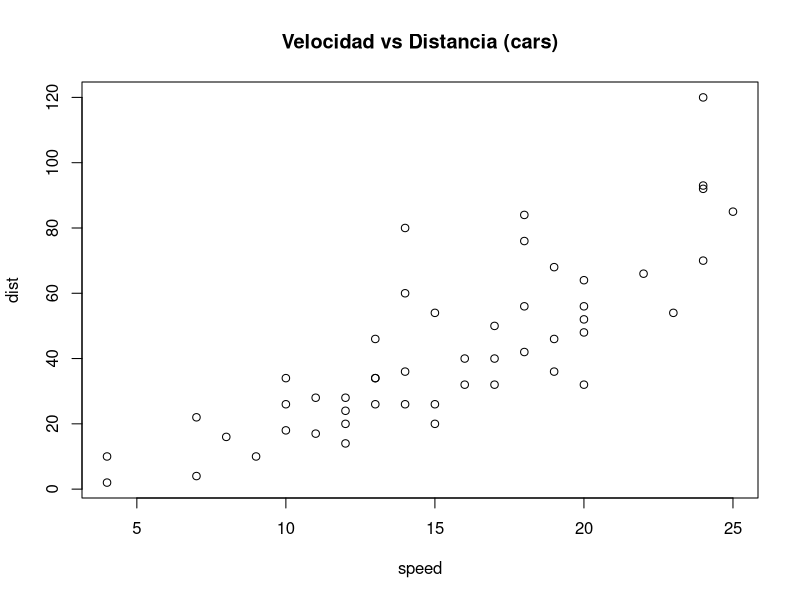

Generate this figure with R:
## ---- chunk 1
knitr::opts_chunk$set(echo = TRUE, message = FALSE, warning = FALSE)
## ---- chunk 2
summary(cars)
## ---- chunk 3
plot(cars, main = "Velocidad vs Distancia (cars)")
